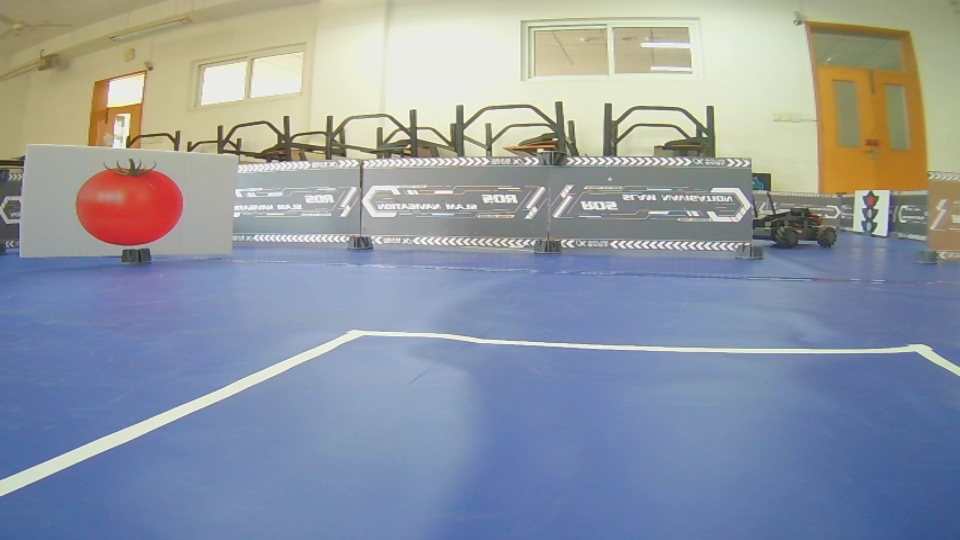
//> input picture ypicture/picture_108.jpg, 960 x 540 px, given in place of picture_130.jpg, which was not available
$ ./wb   (built with g++ and OpenCV 4)
//> lines starting //> are read from the running program, lines starting //| are printed output that depends on the picture; after the words box and inside, x2 and y2 are one past the last pixel; in counts of white or black regions, pixels touching at a corner belong together; pictures that were not available may be replaced by others from this repository, and a replacement may not be noted
//> further down, img is the input picture: 540 rows x 960 cols, CV_8UC3; mean B, G, R 162.7, 152.1, 144.1
#include <opencv2/opencv.hpp>
#include <iostream>
#include <cmath>
#include <vector>
#include <algorithm>
#include <chrono>

using namespace cv;
using namespace std;
using namespace std::chrono;


// 优化5: 使用矩阵运算和OpenCV内置函数
Mat white_balance_5(const Mat& img) {
    Mat yuv;
    cvtColor(img, yuv, COLOR_BGR2YCrCb);
//> yuv: 540 rows x 960 cols, CV_8UC3; mean of channels 0, 1, 2 150.9, 123.2, 134.7
    vector<Mat> yuv_channels;
    split(yuv, yuv_channels);
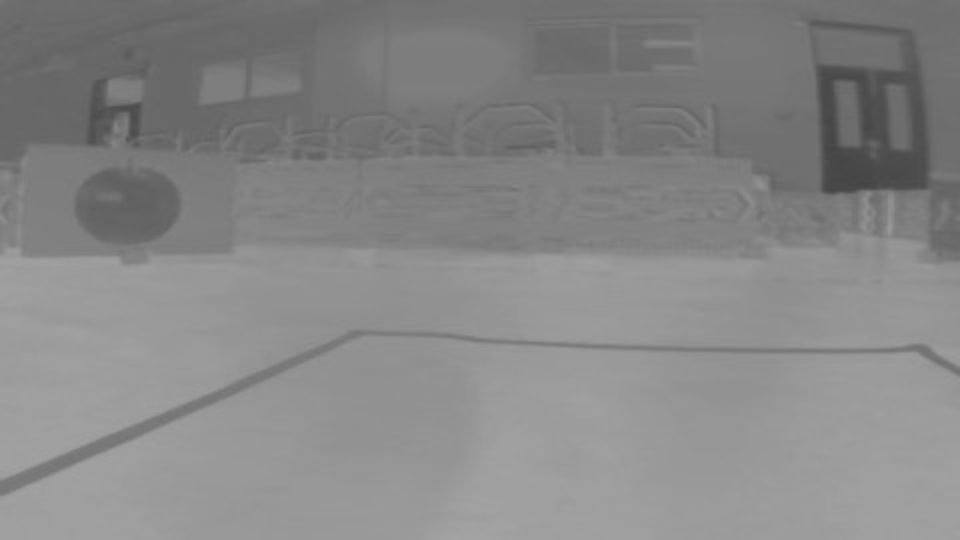
//> yuv_channels[2]: 540 rows x 960 cols, CV_8UC1; min 68, max 163, mean 134.7
    Mat y = yuv_channels[0], u = yuv_channels[1], v = yuv_channels[2];

    // 使用mean计算平均值
    Scalar mean_u = mean(u);
//> mean_u = Scalar(123.2)
    Scalar mean_v = mean(v);
//> mean_v = Scalar(134.7)
    double avl_u = mean_u[0];
//> avl_u = 123.2
    double avl_v = mean_v[0];
//> avl_v = 134.7

    // 计算绝对偏差
    Mat du = abs(u - avl_u);
    Mat dv = abs(v - avl_v);
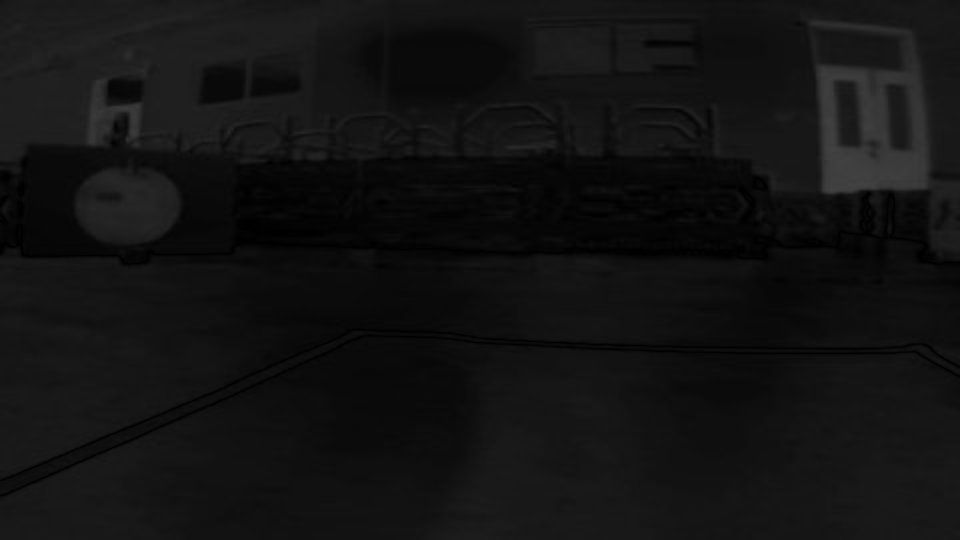
//> dv: 540 rows x 960 cols, CV_8UC1; min 0, max 67, mean 18.4
    double avl_du = mean(du)[0];
//> avl_du = 9.34
    double avl_dv = mean(dv)[0];
//> avl_dv = 18.4

    // 使用矩阵运算创建掩码
    double sign_u = avl_u < 0 ? -1.0 : 1.0;
//> sign_u = 1
    double sign_v = avl_v < 0 ? -1.0 : 1.0;
//> sign_v = 1
    double target_u = avl_u + avl_du * sign_u;
//> target_u = 132.5
    double target_v = avl_v + avl_dv * sign_v;
//> target_v = 153.1

    Mat cond_u = abs(u - target_u) < (0.5 * avl_du);
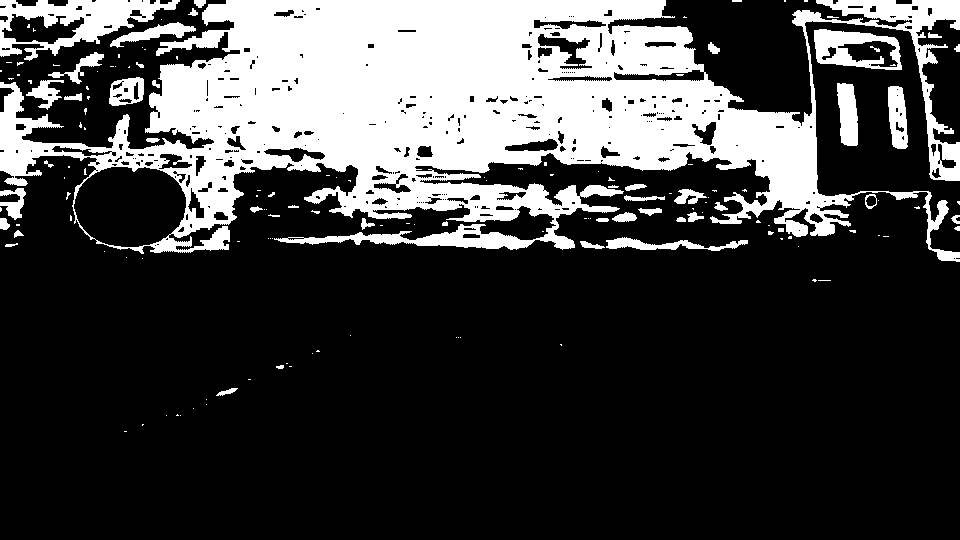
//> cond_u: 540 rows x 960 cols, CV_8UC1; 25.5% white; 154 white regions (105 under 20 px), largest, box (x1, y1, x2, y2) and area: (0, 0, 960, 262) 117036, (0, 0, 180, 61) 4524, (814, 29, 902, 70) 1897
    Mat cond_v = abs(v - target_v) < (0.5 * avl_dv);
//> cond_v: 540 rows x 960 cols, CV_8UC1; 50.2% white; 34 black regions (17 under 20 px), largest, box (x1, y1, x2, y2) and area: (0, 0, 960, 270) 244792, (0, 304, 960, 496) 11532, (756, 277, 804, 304) 791
    Mat mask = cond_u | cond_v;
//> mask: 540 rows x 960 cols, CV_8UC1; 75.6% white; 368 black regions (244 under 20 px), largest, box (x1, y1, x2, y2) and area: (0, 152, 960, 270) 54203, (805, 21, 960, 252) 15022, (0, 0, 240, 149) 14943

    Mat num_y = Mat::zeros(y.size(), CV_8UC1);
    y.copyTo(num_y, mask);
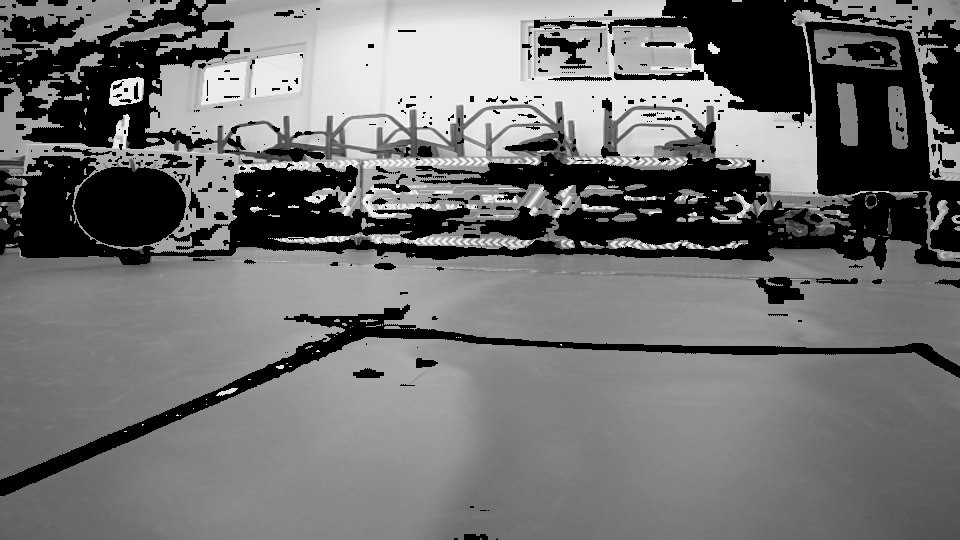
//> num_y: 540 rows x 960 cols, CV_8UC1; min 0, max 254, mean 112.6

    // 直方图计算
    const int histSize = 256;
    float range[] = {0, 256};
    const float* histRange = {range};
    Mat hist;
    calcHist(&num_y, 1, 0, Mat(), hist, 1, &histSize, &histRange);
//> hist = 256 values, max 126362 at index 0, min 0 at index 1, mean 2025

    int ysum = countNonZero(num_y);
//> ysum = 392038
    int Y = 255;
    int cumSum = 0;
    int key = 0;

    while (Y >= 0) {
        cumSum += static_cast<int>(hist.at<float>(Y));
        if (cumSum > 0.1 * ysum) {
            key = Y;
            break;
        }
        Y--;
    }
//> this loop made 36 passes
//> cumSum on passes 1 to 12: 0, 3, 8, 19, 42, 72, 112, 167, 233, 334, 454, 601
//> after the loop, cumSum = 39395; Y = 220

    // 创建选择掩码
    Mat select_mask = (num_y > key);
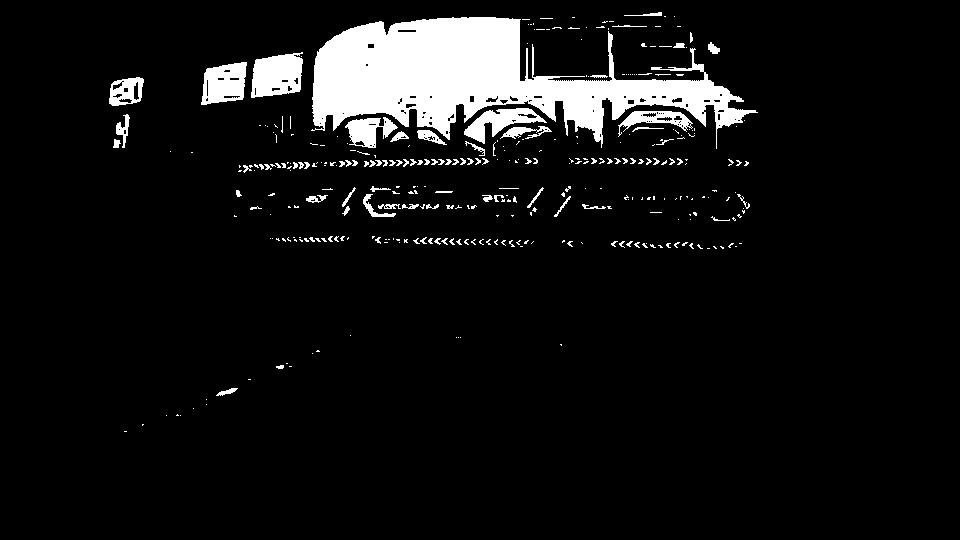
//> select_mask: 540 rows x 960 cols, CV_8UC1; 7.4% white; 340 white regions (260 under 20 px), largest, box (x1, y1, x2, y2) and area: (311, 17, 758, 149) 26764, (251, 52, 303, 98) 1824, (201, 62, 247, 105) 1441

    // 计算平均值
    Scalar avg = mean(img, select_mask);
//> avg = Scalar(216.6, 234.2, 232.8)
    double avg_b = avg[0], avg_g = avg[1], avg_r = avg[2];
//> avg_b = 216.6; avg_g = 234.2; avg_r = 232.8

    // 矩阵运算调整像素值
    vector<Mat> channels;
    split(img, channels);

    channels[0].convertTo(channels[0], CV_32F);
//> channels[0]: 540 rows x 960 cols, CV_32FC1
    channels[1].convertTo(channels[1], CV_32F);
//> channels[1]: 540 rows x 960 cols, CV_32FC1
    channels[2].convertTo(channels[2], CV_32F);
//> channels[2]: 540 rows x 960 cols, CV_32FC1

    channels[0] *= 255.0 / avg_b;
    channels[1] *= 255.0 / avg_g;
    channels[2] *= 255.0 / avg_r;
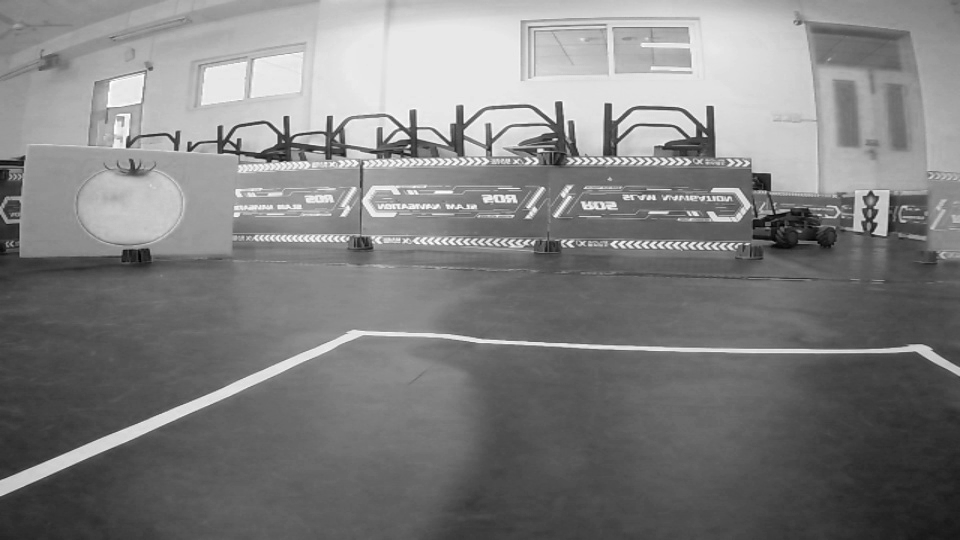
//> channels[2]: 540 rows x 960 cols, CV_32FC1; min 35.05, max 279.3, mean 157.8; drawn with min black and max white

    Mat result;
    merge(channels, result);
    result.convertTo(result, CV_8UC3);
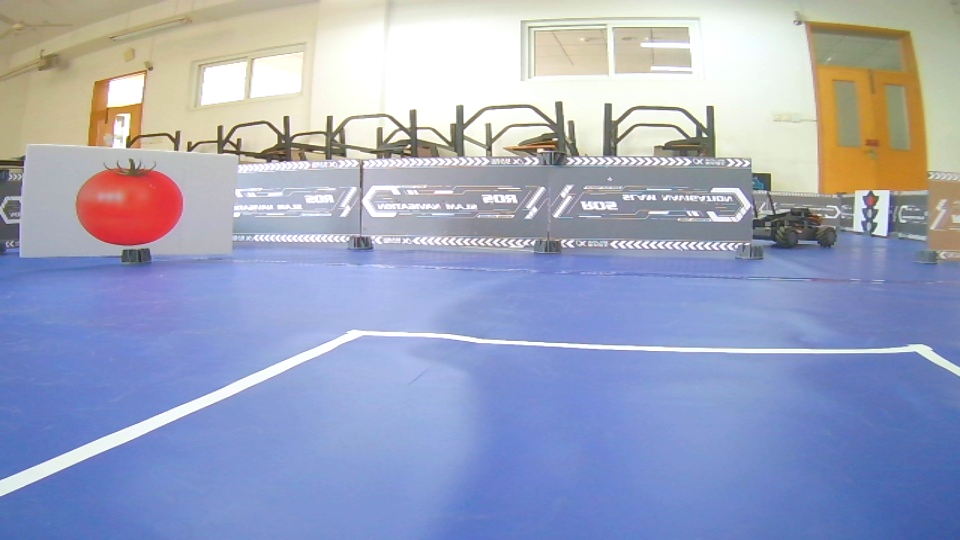
//> result: 540 rows x 960 cols, CV_8UC3; mean B, G, R 190.9, 165.4, 157.7
    return result;
}

// 主函数
int main() {
    string input_path = "/home/ucar/ucar_car/ypicture/picture_130.jpg";
    string output_path = "/home/ucar/ucar_car/ypicture/picture_130_wb.jpg";

    // 加载图像
    Mat img = imread(input_path, IMREAD_COLOR);
    if (img.empty()) {
        cout << "无法加载图像: " << input_path << endl;
        return -1;
    }

    // 执行白平衡并测量时间
    high_resolution_clock::time_point start = high_resolution_clock::now();
    Mat result = white_balance_5(img);
    high_resolution_clock::time_point end = high_resolution_clock::now();

    auto elapsed = duration_cast<milliseconds>(end - start);
    cout << "白平衡处理耗时: " << elapsed.count() << " ms" << endl;

    // 保存结果
    if (!imwrite(output_path, result)) {
        cout << "无法保存结果图像: " << output_path << endl;
        return -1;
    }

    cout << "白平衡结果已保存至: " << output_path << endl;

    return 0;
}

$ run again, on ypicture/picture_146.jpg
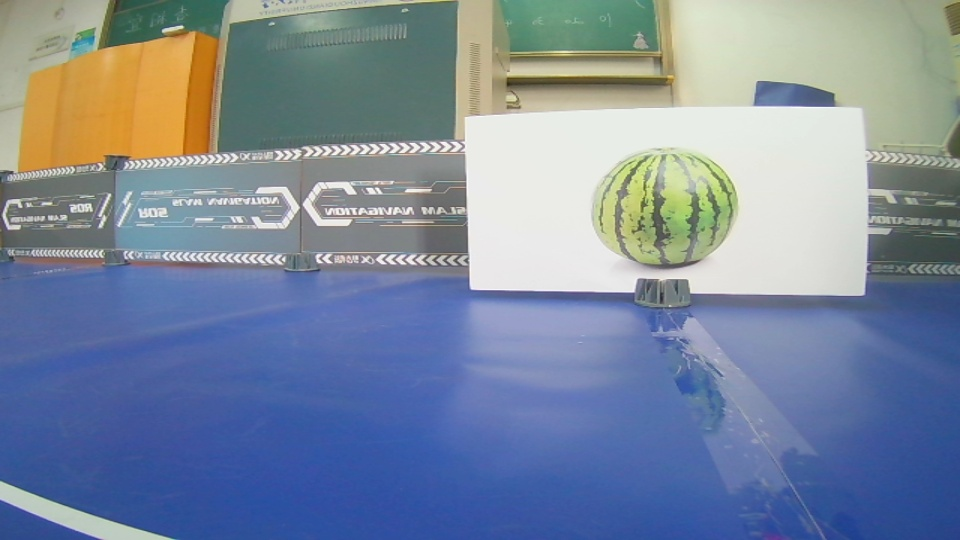
//> input picture ypicture/picture_146.jpg, 960 x 540 px, given in place of picture_130.jpg, which was not available
//> img is the input picture: 540 rows x 960 cols, CV_8UC3; mean B, G, R 156.9, 137.1, 123.6
//> yuv: 540 rows x 960 cols, CV_8UC3; mean of channels 0, 1, 2 135.3, 119.6, 140.2
//> mean_u = Scalar(119.6)
//> mean_v = Scalar(140.2)
//> avl_u = 119.6
//> avl_v = 140.2
//> avl_du = 9.95
//> avl_dv = 21.57
//> sign_u = 1
//> target_u = 129.6
//> target_v = 161.7
//> in white_balance_5, `Mat cond_u = abs(u - target_u) < (0.5 * avl_du);`:
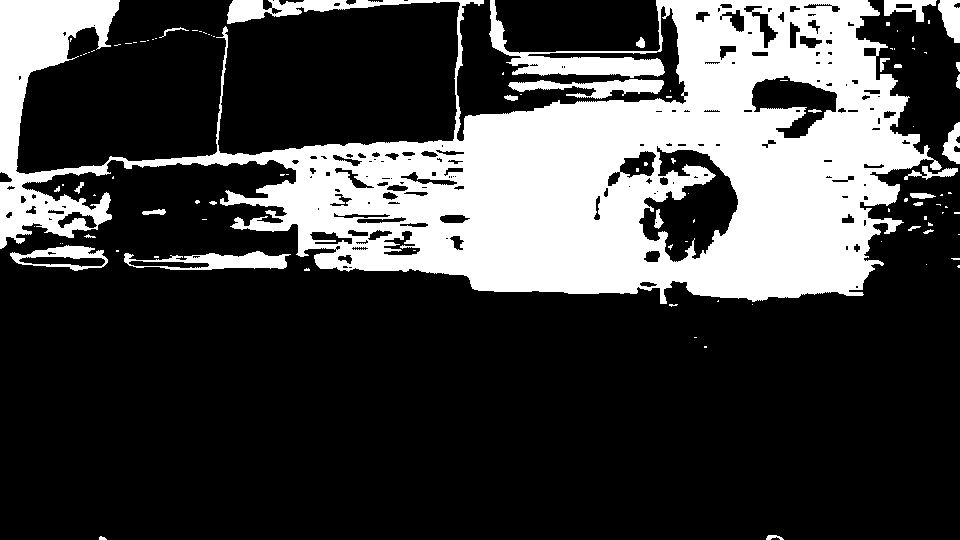
//> cond_u: 540 rows x 960 cols, CV_8UC1; 26.5% white; 101 white regions (73 under 20 px), largest, box (x1, y1, x2, y2) and area: (0, 0, 942, 304) 129551, (124, 251, 291, 270) 1646, (508, 79, 664, 99) 1519
//> cond_v: 540 rows x 960 cols, CV_8UC1; 39.2% white; 34 white regions (15 under 20 px), largest, box (x1, y1, x2, y2) and area: (0, 264, 960, 540) 199024, (0, 500, 100, 540) 2018, (368, 448, 416, 474) 431
//> mask: 540 rows x 960 cols, CV_8UC1; 65.6% white; 231 black regions (115 under 20 px), largest, box (x1, y1, x2, y2) and area: (16, 0, 460, 174) 59252, (570, 0, 960, 312) 22995, (0, 160, 474, 290) 21599
//> hist = 256 values, max 178296 at index 0, min 0 at index 1, mean 2025
//> ysum = 340104
//> the loop in white_balance_5, `while (Y >= 0)` made 24 passes
//> cumSum on passes 1 to 8: 1, 4, 9, 17, 35, 56, 88, 128
//> after the loop in white_balance_5, `while (Y >= 0)`: cumSum = 34439; Y = 232
//> select_mask: 540 rows x 960 cols, CV_8UC1; 6.2% white; 214 white regions (178 under 20 px), largest, box (x1, y1, x2, y2) and area: (463, 107, 807, 292) 29736, (303, 199, 351, 225) 233, (326, 183, 355, 194) 144
//> avg = Scalar(232, 235.9, 234.2)
//> avg_b = 232; avg_g = 235.9; avg_r = 234.2
//> in white_balance_5, `result.convertTo(result, CV_8UC3);`:
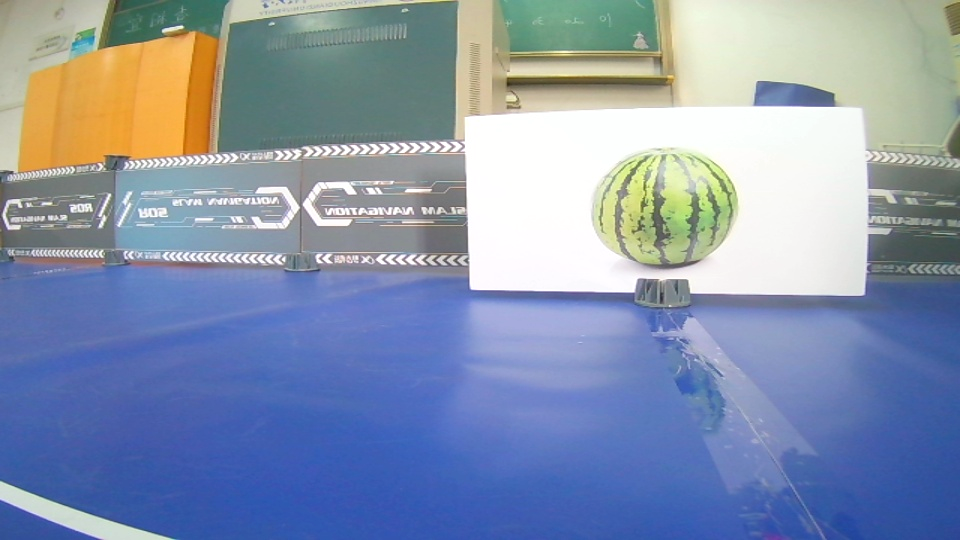
//> result: 540 rows x 960 cols, CV_8UC3; mean B, G, R 172.3, 148.2, 134.5

$ run again, on ypicture/picture_166.jpg
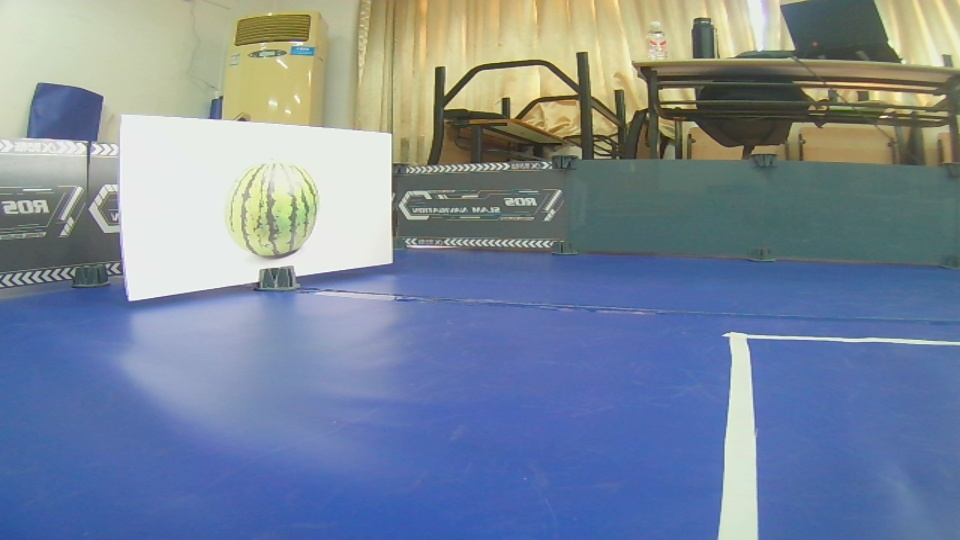
//> input picture ypicture/picture_166.jpg, 960 x 540 px, given in place of picture_130.jpg, which was not available
//> img is the input picture: 540 rows x 960 cols, CV_8UC3; mean B, G, R 154.4, 135.7, 121.7
//> yuv: 540 rows x 960 cols, CV_8UC3; mean of channels 0, 1, 2 133.7, 119.5, 139.7
//> mean_u = Scalar(119.5)
//> mean_v = Scalar(139.7)
//> avl_u = 119.5
//> avl_v = 139.7
//> avl_du = 9.8
//> avl_dv = 22.47
//> sign_u = 1
//> target_u = 129.3
//> target_v = 162.2
//> in white_balance_5, `Mat cond_u = abs(u - target_u) < (0.5 * avl_du);`:
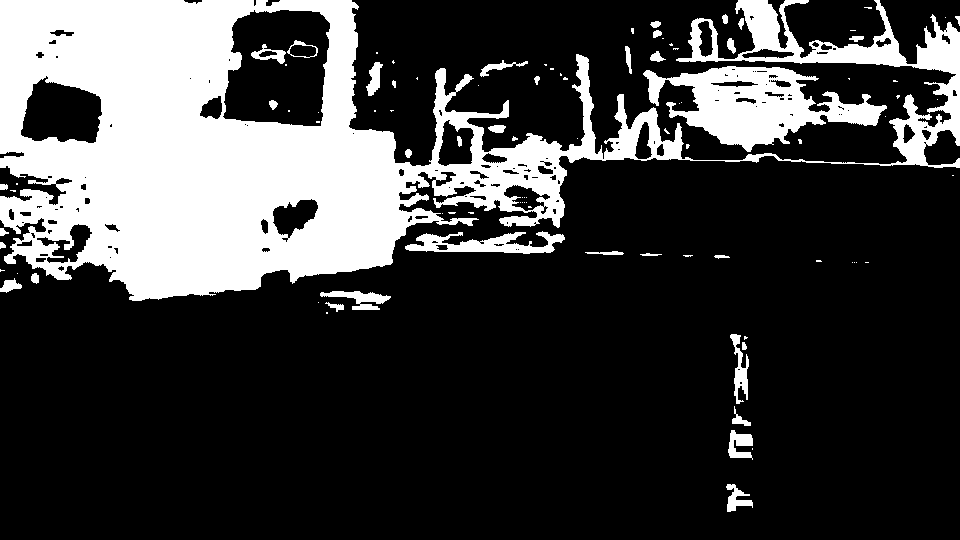
//> cond_u: 540 rows x 960 cols, CV_8UC1; 24.4% white; 96 white regions (59 under 20 px), largest, box (x1, y1, x2, y2) and area: (0, 0, 960, 301) 109835, (643, 66, 887, 152) 9738, (405, 231, 565, 254) 1848
//> cond_v: 540 rows x 960 cols, CV_8UC1; 42.8% white; 24 white regions (16 under 20 px), largest, box (x1, y1, x2, y2) and area: (0, 252, 960, 540) 179537, (748, 339, 960, 540) 40272, (31, 86, 88, 136) 1790
//> mask: 540 rows x 960 cols, CV_8UC1; 67.2% white; 192 black regions (118 under 20 px), largest, box (x1, y1, x2, y2) and area: (349, 0, 956, 166) 57031, (385, 156, 960, 272) 44986, (124, 269, 405, 414) 22010
//> hist = 256 values, max 170042 at index 0, min 0 at index 1, mean 2025
//> ysum = 348358
//> the loop in white_balance_5, `while (Y >= 0)` made 22 passes
//> cumSum on passes 1 to 8: 0, 1, 2, 5, 13, 24, 76, 111
//> after the loop in white_balance_5, `while (Y >= 0)`: cumSum = 35202; Y = 234
//> select_mask: 540 rows x 960 cols, CV_8UC1; 6.5% white; 137 white regions (120 under 20 px), largest, box (x1, y1, x2, y2) and area: (120, 115, 391, 300) 32270, (749, 0, 763, 50) 355, (275, 165, 289, 190) 157
//> avg = Scalar(232.8, 236.7, 233)
//> avg_b = 232.8; avg_g = 236.7; avg_r = 233
//> in white_balance_5, `result.convertTo(result, CV_8UC3);`:
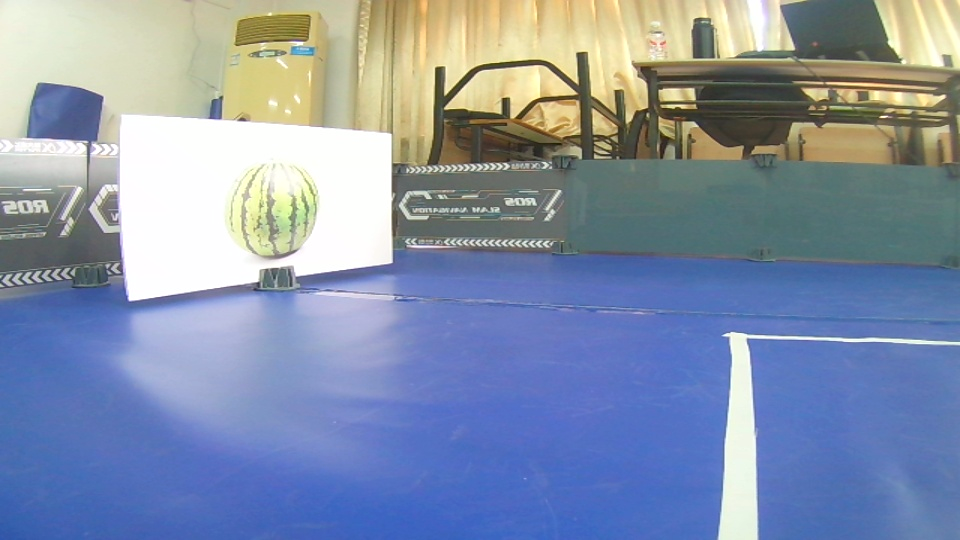
//> result: 540 rows x 960 cols, CV_8UC3; mean B, G, R 169, 146.2, 133.1
